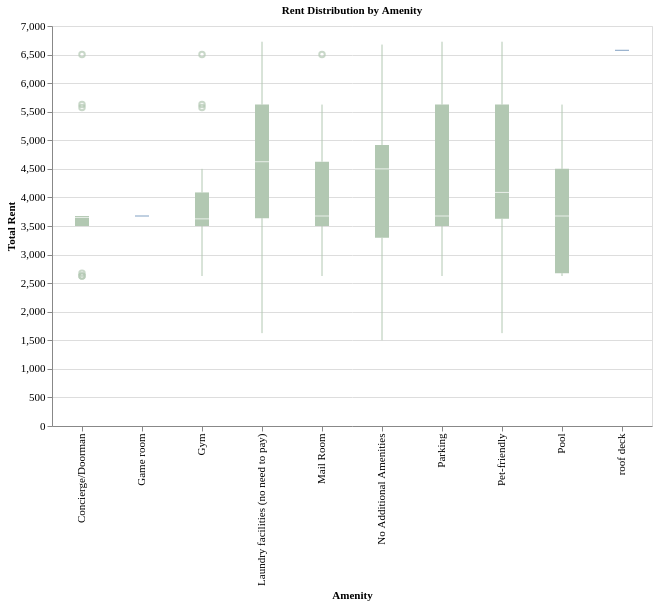

Here is the notebook cell this chart was saved with:
### Code cell
import altair as alt
import pandas as pd

# Loads data
df_cleaned = pd.read_csv("cleaned_rental_data (2).csv")

# Identifies amenity columns
amenity_cols = [
    col for col in df_cleaned.columns
    if df_cleaned[col].dropna().nunique() == 2 and set(df_cleaned[col].dropna().unique()) <= {0, 1}
]

# Melts to long format for grouping and filtering
df_long = df_cleaned.melt(
    id_vars=["Total Rent w/ Utilities"],
    value_vars=amenity_cols,
    var_name="Amenity",
    value_name="Has Amenity"
)

# Only keeps rows where the amenity is present
df_long = df_long[df_long["Has Amenity"] == 1]

# X axis encoding
x_axis = alt.X('Amenity:N', sort='-y', title='Amenity')

# Creates boxplot layer
boxplot = alt.Chart(df_long).mark_boxplot(color="#B2C8B2").encode(
    x=x_axis,
    y=alt.Y('Total Rent w/ Utilities:Q', title='Total Rent')
)

# Creates transparent bars with rent stats based on amenity
tooltips = alt.Chart(df_long).transform_aggregate(
    count='count()',
    mean='mean(Total Rent w/ Utilities)',
    q1='q1(Total Rent w/ Utilities)',
    median='median(Total Rent w/ Utilities)',
    q3='q3(Total Rent w/ Utilities)',
    groupby=['Amenity']
).mark_bar(opacity=0).encode(
    x=x_axis,
    y=alt.Y('median:Q'),
    tooltip=[
        alt.Tooltip('Amenity:N', title='Amenity'),
        alt.Tooltip('count:Q', title='Number of Listings'),
        alt.Tooltip('mean:Q', title='Mean Rent', format=',.0f'),
        alt.Tooltip('q1:Q', title='1st Quartile', format=',.0f'),
        alt.Tooltip('median:Q', title='Median Rent', format=',.0f'),
        alt.Tooltip('q3:Q', title='3rd Quartile', format=',.0f')
    ]
)

# Combines chart layers for final chart
final = (boxplot + tooltips).properties(
    width=600,
    height=400,
    title="Rent Distribution by Amenity"
)

# Creates dropdown to self select what amenity to view (default shows all)
dropdown = alt.binding_select(options=[None] + amenity_cols, name='Select Amenity:')
param = alt.param(name='AmenitySelector', bind=dropdown, value=None)

final = final.add_params(param).transform_filter(
    alt.expr.if_(param == None, True, alt.datum.Amenity == param)
)

# Sets font to Georgia size 11 to fit other viz
final = final.configure_axis(
    labelFont='Georgia',
    titleFont='Georgia',
    labelFontSize=11,
    titleFontSize=11
).configure_legend(
    labelFont='Georgia',
    titleFont='Georgia',
    labelFontSize=11,
    titleFontSize=11
).configure_title(
    font='Georgia',
    fontSize=11
)

final

### Figure 1 — Vega-Lite specification as saved in the notebook (floating-point values rounded to 4 significant figures; data arrays with more than 128 entries replaced by an {"elided": "..."} marker saying what was removed)
{"config": {"view": {"continuousWidth": 300, "continuousHeight": 300}, "axis": {"labelFont": "Georgia", "labelFontSize": 11, "titleFont": "Georgia", "titleFontSize": 11}, "legend": {"labelFont": "Georgia", "labelFontSize": 11, "titleFont": "Georgia", "titleFontSize": 11}, "title": {"font": "Georgia", "fontSize": 11}}, "layer": [{"mark": {"type": "boxplot", "color": "#B2C8B2"}, "encoding": {"x": {"field": "Amenity", "sort": "-y", "title": "Amenity", "type": "nominal"}, "y": {"field": "Total Rent w/ Utilities", "title": "Total Rent", "type": "quantitative"}}}, {"mark": {"type": "bar", "opacity": 0}, "encoding": {"tooltip": [{"field": "Amenity", "title": "Amenity", "type": "nominal"}, {"field": "count", "title": "Number of Listings", "type": "quantitative"}, {"field": "mean", "format": ",.0f", "title": "Mean Rent", "type": "quantitative"}, {"field": "q1", "format": ",.0f", "title": "1st Quartile", "type": "quantitative"}, {"field": "median", "format": ",.0f", "title": "Median Rent", "type": "quantitative"}, {"field": "q3", "format": ",.0f", "title": "3rd Quartile", "type": "quantitative"}], "x": {"field": "Amenity", "sort": "-y", "title": "Amenity", "type": "nominal"}, "y": {"field": "median", "type": "quantitative"}}, "transform": [{"aggregate": [{"op": "count", "as": "count"}, {"op": "mean", "field": "Total Rent w/ Utilities", "as": "mean"}, {"op": "q1", "field": "Total Rent w/ Utilities", "as": "q1"}, {"op": "median", "field": "Total Rent w/ Utilities", "as": "median"}, {"op": "q3", "field": "Total Rent w/ Utilities", "as": "q3"}], "groupby": ["Amenity"]}]}], "data": {"name": "data-02bb8fed531ae3beb9476245450a1720"}, "height": 400, "params": [{"name": "AmenitySelector", "bind": {"input": "select", "options": [null, "Pet-friendly", "Game room", "Concierge/Doorman", "Gym", "Laundry facilities (no need to pay)", "roof deck", "Parking", "Mail Room", "Pool", "No Additional Amenities"], "name": "Select Amenity:"}, "value": null}], "title": "Rent Distribution by Amenity", "transform": [{"filter": "if((AmenitySelector === null),true,(datum.Amenity === AmenitySelector))"}], "width": 600, "$schema": "https://vega.github.io/schema/vega-lite/v5.20.1.json", "datasets": {"data-02bb8fed531ae3beb9476245450a1720": {"elided": "175 records"}}}
